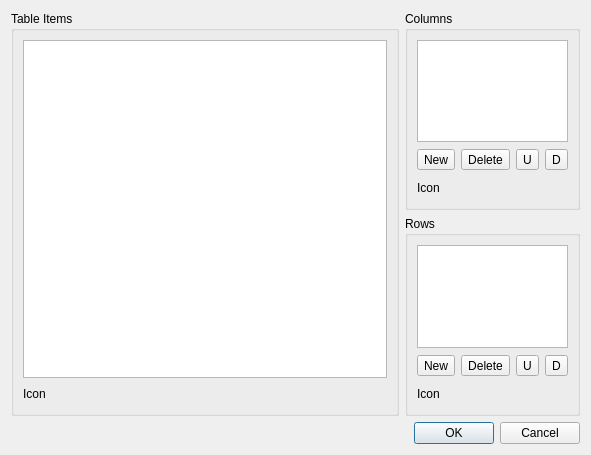
<ui version="4.0" >
 <comment>*********************************************************************
**
** Copyright (C) 2015 The Qt Company Ltd.
** Contact: http://www.qt.io/licensing/
**
** This file is part of the autotests of the Qt Toolkit.
**
** $QT_BEGIN_LICENSE:LGPL21$
** Commercial License Usage
** Licensees holding valid commercial Qt licenses may use this file in
** accordance with the commercial license agreement provided with the
** Software or, alternatively, in accordance with the terms contained in
** a written agreement between you and The Qt Company. For licensing terms
** and conditions see http://www.qt.io/terms-conditions. For further
** information use the contact form at http://www.qt.io/contact-us.
**
** GNU Lesser General Public License Usage
** Alternatively, this file may be used under the terms of the GNU Lesser
** General Public License version 2.1 or version 3 as published by the Free
** Software Foundation and appearing in the file LICENSE.LGPLv21 and
** LICENSE.LGPLv3 included in the packaging of this file. Please review the
** following information to ensure the GNU Lesser General Public License
** requirements will be met: https://www.gnu.org/licenses/lgpl.html and
** http://www.gnu.org/licenses/old-licenses/lgpl-2.1.html.
**
** As a special exception, The Qt Company gives you certain additional
** rights. These rights are described in The Qt Company LGPL Exception
** version 1.1, included in the file LGPL_EXCEPTION.txt in this package.
**
** $QT_END_LICENSE$
**
*********************************************************************</comment>
 <class>qdesigner_internal::TableWidgetEditor</class>
 <widget class="QDialog" name="qdesigner_internal::TableWidgetEditor" >
  <property name="geometry" >
   <rect>
    <x>0</x>
    <y>0</y>
    <width>591</width>
    <height>455</height>
   </rect>
  </property>
  <property name="windowTitle" >
   <string>Edit Table Widget</string>
  </property>
  <layout class="QGridLayout" name="gridLayout_4" >
   <item row="0" column="0" >
    <widget class="QGroupBox" name="itemsBox" >
     <property name="title" >
      <string>Table Items</string>
     </property>
     <layout class="QGridLayout" name="gridLayout" >
      <item row="0" column="0" >
       <widget class="QTableWidget" name="tableWidget" >
        <property name="toolTip" >
         <string>Table Items</string>
        </property>
       </widget>
      </item>
      <item row="1" column="0" >
       <layout class="QHBoxLayout" name="horizontalLayout_5" >
        <item>
         <widget class="QLabel" name="label_3" >
          <property name="text" >
           <string>Icon</string>
          </property>
         </widget>
        </item>
        <item>
         <widget class="qdesigner_internal::IconSelector" native="1" name="itemIconSelector" />
        </item>
        <item>
         <spacer name="horizontalSpacer" >
          <property name="orientation" >
           <enum>Qt::Horizontal</enum>
          </property>
          <property name="sizeHint" stdset="0" >
           <size>
            <width>40</width>
            <height>20</height>
           </size>
          </property>
         </spacer>
        </item>
       </layout>
      </item>
     </layout>
    </widget>
   </item>
   <item row="1" column="0" colspan="2" >
    <widget class="QDialogButtonBox" name="buttonBox" >
     <property name="orientation" >
      <enum>Qt::Horizontal</enum>
     </property>
     <property name="standardButtons" >
      <set>QDialogButtonBox::Cancel|QDialogButtonBox::Ok</set>
     </property>
    </widget>
   </item>
   <item row="0" column="1" >
    <widget class="QWidget" native="1" name="widget" >
     <property name="sizePolicy" >
      <sizepolicy vsizetype="Preferred" hsizetype="Fixed" >
       <horstretch>0</horstretch>
       <verstretch>0</verstretch>
      </sizepolicy>
     </property>
     <layout class="QVBoxLayout" name="verticalLayout" >
      <property name="margin" >
       <number>0</number>
      </property>
      <item>
       <widget class="QGroupBox" name="columnsBox" >
        <property name="title" >
         <string>Columns</string>
        </property>
        <layout class="QGridLayout" name="gridLayout_2" >
         <item row="0" column="0" >
          <widget class="QListWidget" name="columnsListWidget" >
           <property name="sizePolicy" >
            <sizepolicy vsizetype="Expanding" hsizetype="Ignored" >
             <horstretch>0</horstretch>
             <verstretch>0</verstretch>
            </sizepolicy>
           </property>
           <property name="focusPolicy" >
            <enum>Qt::TabFocus</enum>
           </property>
           <property name="toolTip" >
            <string>Table Columns</string>
           </property>
          </widget>
         </item>
         <item row="1" column="0" >
          <layout class="QHBoxLayout" name="horizontalLayout_3" >
           <item>
            <widget class="QToolButton" name="newColumnButton" >
             <property name="toolTip" >
              <string>New Column</string>
             </property>
             <property name="text" >
              <string>New</string>
             </property>
            </widget>
           </item>
           <item>
            <widget class="QToolButton" name="deleteColumnButton" >
             <property name="toolTip" >
              <string>Delete Column</string>
             </property>
             <property name="text" >
              <string>Delete</string>
             </property>
            </widget>
           </item>
           <item>
            <spacer>
             <property name="orientation" >
              <enum>Qt::Horizontal</enum>
             </property>
             <property name="sizeHint" stdset="0" >
              <size>
               <width>0</width>
               <height>23</height>
              </size>
             </property>
            </spacer>
           </item>
           <item>
            <widget class="QToolButton" name="moveColumnUpButton" >
             <property name="toolTip" >
              <string>Move Column Up</string>
             </property>
             <property name="text" >
              <string>U</string>
             </property>
            </widget>
           </item>
           <item>
            <widget class="QToolButton" name="moveColumnDownButton" >
             <property name="toolTip" >
              <string>Move Column Down</string>
             </property>
             <property name="text" >
              <string>D</string>
             </property>
            </widget>
           </item>
          </layout>
         </item>
         <item row="2" column="0" >
          <layout class="QHBoxLayout" name="horizontalLayout_2" >
           <item>
            <widget class="QLabel" name="label" >
             <property name="text" >
              <string>Icon</string>
             </property>
            </widget>
           </item>
           <item>
            <widget class="qdesigner_internal::IconSelector" native="1" name="columnIconSelector" />
           </item>
           <item>
            <spacer>
             <property name="orientation" >
              <enum>Qt::Horizontal</enum>
             </property>
             <property name="sizeHint" stdset="0" >
              <size>
               <width>0</width>
               <height>21</height>
              </size>
             </property>
            </spacer>
           </item>
          </layout>
         </item>
        </layout>
       </widget>
      </item>
      <item>
       <widget class="QGroupBox" name="rowsBox" >
        <property name="title" >
         <string>Rows</string>
        </property>
        <layout class="QGridLayout" name="gridLayout_3" >
         <item row="0" column="0" >
          <widget class="QListWidget" name="rowsListWidget" >
           <property name="sizePolicy" >
            <sizepolicy vsizetype="Expanding" hsizetype="Ignored" >
             <horstretch>0</horstretch>
             <verstretch>0</verstretch>
            </sizepolicy>
           </property>
           <property name="focusPolicy" >
            <enum>Qt::TabFocus</enum>
           </property>
           <property name="toolTip" >
            <string>Table Rows</string>
           </property>
          </widget>
         </item>
         <item row="1" column="0" >
          <layout class="QHBoxLayout" name="horizontalLayout_4" >
           <item>
            <widget class="QToolButton" name="newRowButton" >
             <property name="toolTip" >
              <string>New Row</string>
             </property>
             <property name="text" >
              <string>New</string>
             </property>
            </widget>
           </item>
           <item>
            <widget class="QToolButton" name="deleteRowButton" >
             <property name="toolTip" >
              <string>Delete Row</string>
             </property>
             <property name="text" >
              <string>Delete</string>
             </property>
            </widget>
           </item>
           <item>
            <spacer>
             <property name="orientation" >
              <enum>Qt::Horizontal</enum>
             </property>
             <property name="sizeHint" stdset="0" >
              <size>
               <width>0</width>
               <height>23</height>
              </size>
             </property>
            </spacer>
           </item>
           <item>
            <widget class="QToolButton" name="moveRowUpButton" >
             <property name="toolTip" >
              <string>Move Row Up</string>
             </property>
             <property name="text" >
              <string>U</string>
             </property>
            </widget>
           </item>
           <item>
            <widget class="QToolButton" name="moveRowDownButton" >
             <property name="toolTip" >
              <string>Move Row Down</string>
             </property>
             <property name="text" >
              <string>D</string>
             </property>
            </widget>
           </item>
          </layout>
         </item>
         <item row="2" column="0" >
          <layout class="QHBoxLayout" name="horizontalLayout" >
           <item>
            <widget class="QLabel" name="label_2" >
             <property name="text" >
              <string>Icon</string>
             </property>
            </widget>
           </item>
           <item>
            <widget class="qdesigner_internal::IconSelector" native="1" name="rowIconSelector" />
           </item>
           <item>
            <spacer>
             <property name="orientation" >
              <enum>Qt::Horizontal</enum>
             </property>
             <property name="sizeHint" stdset="0" >
              <size>
               <width>0</width>
               <height>21</height>
              </size>
             </property>
            </spacer>
           </item>
          </layout>
         </item>
        </layout>
       </widget>
      </item>
     </layout>
    </widget>
   </item>
  </layout>
  <zorder>itemsBox</zorder>
  <zorder>buttonBox</zorder>
  <zorder>widget</zorder>
 </widget>
 <customwidgets>
  <customwidget>
   <class>qdesigner_internal::IconSelector</class>
   <extends>QWidget</extends>
   <header>iconselector_p.h</header>
   <container>1</container>
  </customwidget>
 </customwidgets>
 <tabstops>
  <tabstop>tableWidget</tabstop>
  <tabstop>columnsListWidget</tabstop>
  <tabstop>newColumnButton</tabstop>
  <tabstop>deleteColumnButton</tabstop>
  <tabstop>moveColumnUpButton</tabstop>
  <tabstop>moveColumnDownButton</tabstop>
  <tabstop>rowsListWidget</tabstop>
  <tabstop>newRowButton</tabstop>
  <tabstop>deleteRowButton</tabstop>
  <tabstop>moveRowUpButton</tabstop>
  <tabstop>moveRowDownButton</tabstop>
 </tabstops>
 <resources/>
 <connections>
  <connection>
   <sender>buttonBox</sender>
   <signal>accepted()</signal>
   <receiver>qdesigner_internal::TableWidgetEditor</receiver>
   <slot>accept()</slot>
   <hints>
    <hint type="sourcelabel" >
     <x>431</x>
     <y>351</y>
    </hint>
    <hint type="destinationlabel" >
     <x>373</x>
     <y>362</y>
    </hint>
   </hints>
  </connection>
  <connection>
   <sender>buttonBox</sender>
   <signal>rejected()</signal>
   <receiver>qdesigner_internal::TableWidgetEditor</receiver>
   <slot>reject()</slot>
   <hints>
    <hint type="sourcelabel" >
     <x>547</x>
     <y>354</y>
    </hint>
    <hint type="destinationlabel" >
     <x>562</x>
     <y>362</y>
    </hint>
   </hints>
  </connection>
 </connections>
</ui>
